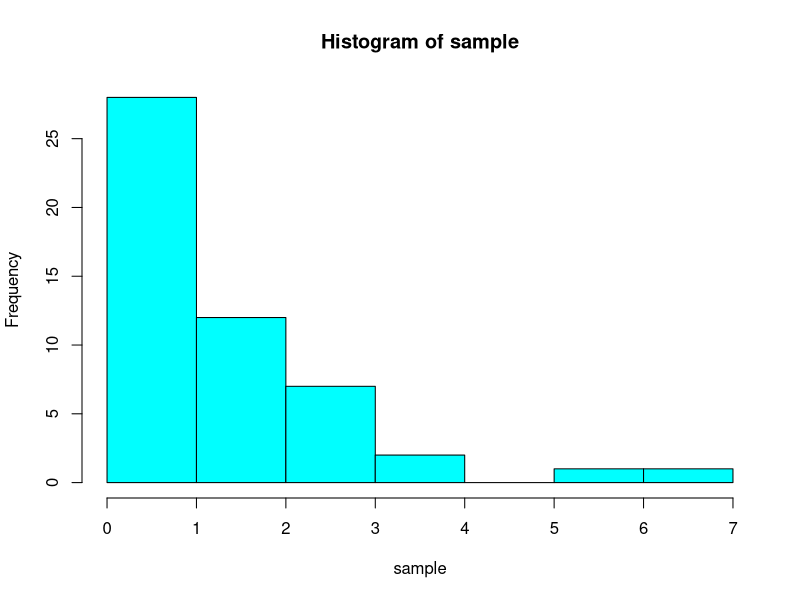
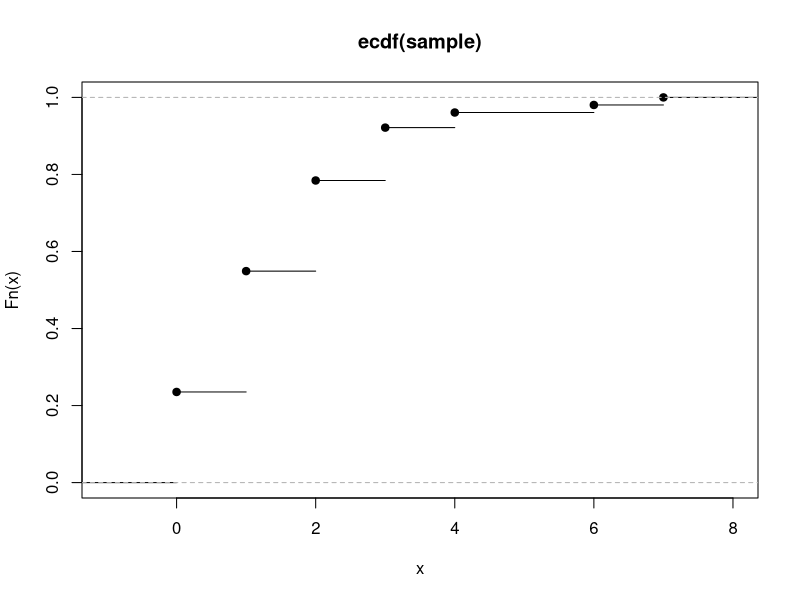

Write R code to recreate these figures, in order.
n<-50
param<-2

sample<-vector(length=n)
i<-0


while(i<=n){
	i<-i+1
	u<-runif(1)
		
	p<-exp(-param)
	f<-p
	
	j<-0
	while(1){
		if(u<f){
			sample[i]<-j
			break
		}
		p<-p*param/(j+1)
		f<-f+p
		j<-j+1
	}
}

cat("Mean: ",mean(sample),"\n")
cat("Variance: ",var(sample),"\n")


png("que2.png")
hist(sample,col="cyan",plot=TRUE)

cdf<-ecdf(sample)
png("que2_cdf.png")
plot(cdf)

